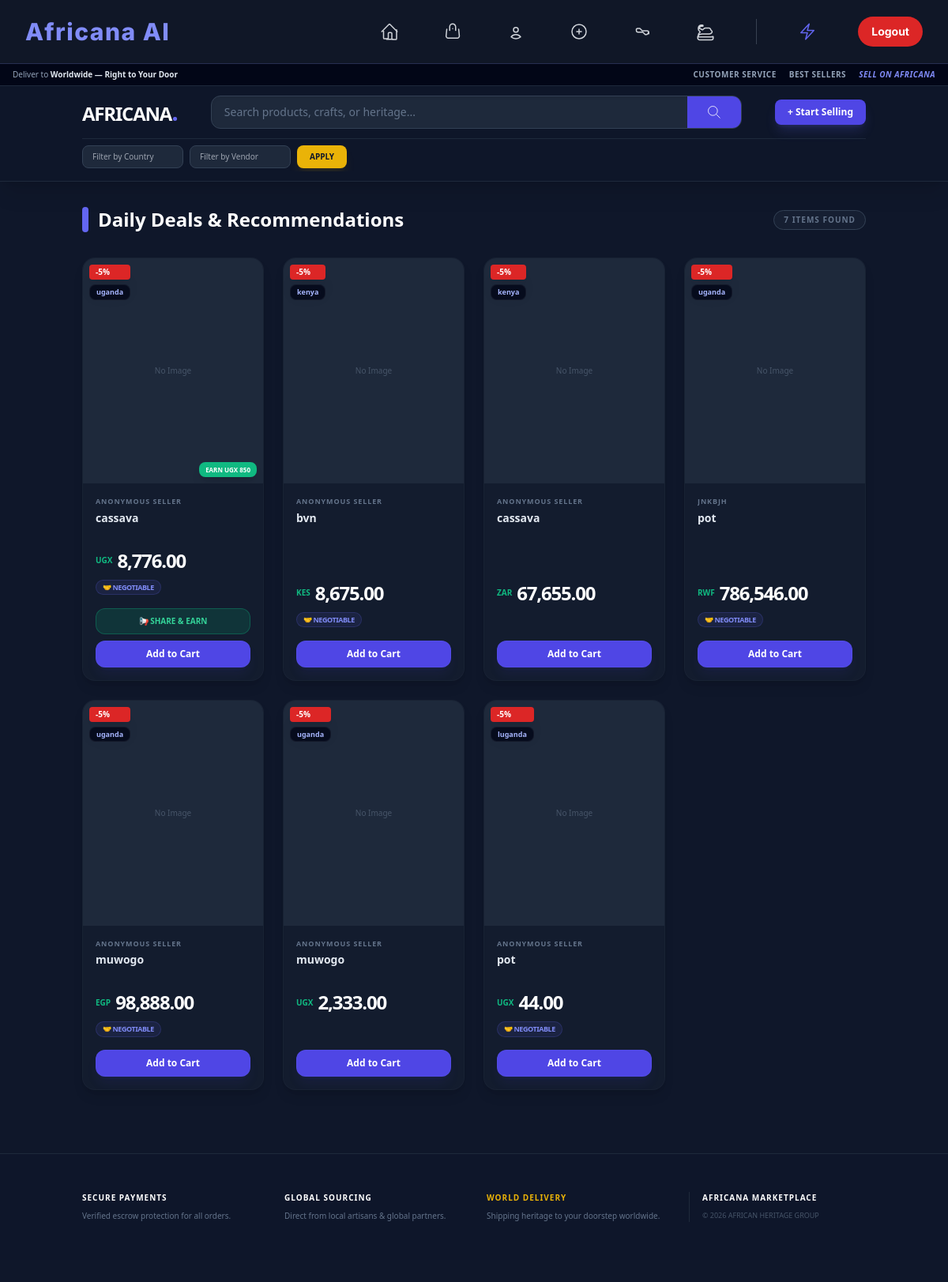
The page /eshop/ (signed in) on the database its author committed.
### eshop/models.py (models this page shows, shortened)
class Product(models.Model):
    SOURCE_CHOICES = [
        ('local', 'Local Marketplace'),
        ('aliexpress', 'AliExpress'),
        ('jumia', 'Jumia'),
    ]
    source = models.CharField(
        max_length=20,
        choices=SOURCE_CHOICES,
        default='local',
        db_index=True,
        help_text="Where this product originates from."
    )
    external_id = models.CharField(
        max_length=200,
        blank=True,
        null=True,
        db_index=True,
        help_text="ID from external marketplace (e.g., AliExpress productId, Jumia SKU)"
    )
    affiliate_url = models.URLField(
        max_length=1000,
        blank=True,
        null=True,
        help_text="Affiliate link to redirect buyers to external marketplace"
    )
    image_url = models.URLField(
        blank=True,
        null=True,
        help_text="Direct URL for images from external marketplaces"
    )
    last_synced = models.DateTimeField(auto_now=True, help_text="Last time this product was updated via API")
    image = CloudinaryField('image', blank=True, null=True)
    video = CloudinaryField('video', resource_type='video', blank=True, null=True)
    negotiated_price = models.DecimalField(max_digits=10, decimal_places=2, null=True, blank=True)
    is_negotiable = models.BooleanField(default=False)
    name = models.CharField(max_length=200)
    slug = models.SlugField(max_length=100, unique=True, blank=True)
    description = models.TextField()
    price = models.DecimalField(max_digits=10, decimal_places=2, null=True, blank=True)
    referral_commission = models.DecimalField(
        max_digits=10,
        decimal_places=2,
        default=0.00,
        help_text="The amount paid to the referrer upon a successful sale."
    )
    CURRENCY_CHOICES = [
        ('UGX', 'UGX (Ugandan Shilling)'),
        ('USD', 'USD (US Dollar)'),
        ('KES', 'KES (Kenyan Shilling)'),
        ('NGN', 'NGN (Nigerian Naira)'),
        ('GHS', 'GHS (Ghanaian Cedi)'),
        ('ZAR', 'ZAR (South African Rand)'),
        ('TZS', 'TZS (Tanzanian Shilling)'),
        ('RWF', 'RWF (Rwandan Franc)'),
        ('EGP', 'EGP (Egyptian Pound)'),
    ]
    currency = models.CharField(max_length=3, choices=CURRENCY_CHOICES, default='UGX')
    country = models.CharField(max_length=50)
    vendor_name = models.CharField(max_length=100, default='Anonymous Seller')
    whatsapp_number = models.CharField(max_length=20, blank=True, null=True)
    tiktok_url = models.URLField(max_length=200, null=True, blank=True)
    def get_currency_code(self):
        if self.currency and self.currency != 'UGX':
            return self.currency
        currency_map = {
            'Uganda': 'UGX', 'Kenya': 'KES', 'Tanzania': 'TZS',
            'Rwanda': 'RWF', 'Nigeria': 'NGN', 'Ghana': 'GHS',
            'South Africa': 'ZAR', 'Egypt': 'EGP', 'Zimbabwe': 'USD', 'USA': 'USD',
        }
        return currency_map.get(self.country, self.currency)
    class Meta:
        ordering = ['name']
        constraints = [
            models.UniqueConstraint(
                fields=['source', 'external_id'],
                name='unique_product_per_source',
                condition=models.Q(external_id__isnull=False)
            )
        ]

### eshop/views.py (the view, shortened to what this page needs)
# urls.py: path('', views.product_list, name='product_list'),
@login_required
def product_list(request):
    referrer = request.GET.get('ref')
    products = Product.objects.all().order_by('-id')
    search_query = request.GET.get('search', '').strip()
    country_query = request.GET.get('country', '').strip()
    vendor_query = request.GET.get('vendor', '').strip()
    if search_query:
        products = products.filter(name__icontains=search_query)
    if country_query:
        products = products.filter(country__icontains=country_query)
    if vendor_query:
        products = products.filter(vendor_name__icontains=vendor_query)
    cart = get_user_cart(request)
    cart_total = cart.cart_total if cart and cart.items.exists() else 0
    return render(request, 'eshop/product_list.html', {
        'products': products,
        'cart': cart,
        'cart_total': cart_total,
        'search_query': search_query,
        'country_query': country_query,
        'vendor_query': vendor_query,
    })

### eshop/templates/eshop/product_list.html (shortened to what this page needs)
{% extends "base.html" %}
{% load static %}
{% load cloudinary %}
{% load humanize %}
{% block content %}
<div class="bg-[#0f172a] min-h-screen text-slate-200 font-sans">
    <div class="bg-slate-950 text-slate-400 text-[10px] py-1.5 px-4 hidden md:flex justify-between items-center border-b border-slate-800">
        <div class="flex gap-4">
            <span>Deliver to <span class="text-slate-200 font-bold">Worldwide — Right to Your Door</span></span>
        </div>
        <div class="flex gap-4 uppercase tracking-wider font-semibold">
            <a href="#" class="hover:text-white transition-colors">Customer Service</a>
            <a href="#" class="hover:text-white transition-colors">Best Sellers</a>
            <a href="{% url 'eshop:add_product' %}" class="text-indigo-400 font-bold hover:text-indigo-300 italic">Sell on Africana</a>
        </div>
    </div>
    <header class="bg-slate-900/95 border-b border-slate-800 sticky top-0 z-50 backdrop-blur-md shadow-xl">
        <div class="container mx-auto px-4 py-3">
            <div class="flex items-center justify-between gap-4 mb-3">
                <a href="{% url 'eshop:product_list' %}" class="flex items-center gap-1 group whitespace-nowrap">
                    <h1 class="text-xl sm:text-2xl font-black tracking-tighter uppercase text-white">
                        Africana<span class="text-indigo-500 text-3xl">.</span>
                    </h1>
                </a>
                <form method="GET" action="{% url 'eshop:product_list' %}" class="hidden md:flex flex-grow max-w-2xl">
                    <div class="flex w-full group rounded-xl overflow-hidden focus-within:ring-2 focus-within:ring-indigo-500 bg-slate-800 border border-slate-700 shadow-inner">
                        <input type="text" name="search" value="{{ search_query|default:'' }}" placeholder="Search products, crafts, or heritage..."
                               class="w-full bg-transparent text-white text-sm py-2.5 px-4 outline-none placeholder-slate-500">
                        <button type="submit" class="bg-indigo-600 hover:bg-indigo-500 px-6 transition-all">
                            <svg class="w-5 h-5 text-white" fill="none" stroke="currentColor" viewBox="0 0 24 24"><path d="M21 21l-6-6m2-5a7 7 0 11-14 0 7 7 0 0114 0z"></path></svg>
                        </button>
                    </div>
                </form>
                <div class="flex items-center gap-2 sm:gap-4">
                    <a href="{% url 'eshop:add_product' %}" class="bg-indigo-600 hover:bg-indigo-500 text-white text-[10px] sm:text-xs font-bold py-2 px-4 rounded-lg transition-all active:scale-95 shadow-lg shadow-indigo-500/20">
                        + Start Selling
                    </a>
                </div>
            </div>
            <div class="flex items-center gap-2 overflow-x-auto pb-1 no-scrollbar border-t border-slate-800 pt-2 mt-2">
                <form method="GET" class="flex gap-2">
                    <input type="text" name="country" value="{{ country_query|default:'' }}" placeholder="Filter by Country"
                           class="bg-slate-800 border border-slate-700 text-white text-[10px] rounded-lg py-1.5 px-3 w-32 focus:ring-2 focus:ring-indigo-500 outline-none">
                    <input type="text" name="vendor" value="{{ vendor_query|default:'' }}" placeholder="Filter by Vendor"
                           class="bg-slate-800 border border-slate-700 text-white text-[10px] rounded-lg py-1.5 px-3 w-32 focus:ring-2 focus:ring-indigo-500 outline-none">
                    <button type="submit" class="bg-yellow-500 hover:bg-yellow-400 text-slate-900 px-4 py-1.5 rounded-lg font-bold text-[10px] uppercase shadow-lg shadow-yellow-500/10">
                        Apply
                    </button>
                </form>
            </div>
        </div>
    </header>
    <div class="container mx-auto px-4 py-8">
        <div class="flex items-center justify-between mb-8">
            <h3 class="text-lg sm:text-2xl font-black text-white flex items-center gap-3">
                <span class="w-2 h-8 bg-indigo-500 rounded-full"></span>
                Daily Deals & Recommendations
            </h3>
            <span class="text-[10px] text-slate-500 font-bold uppercase tracking-widest bg-slate-800/50 px-3 py-1 rounded-full border border-slate-700">
                {{ products|length }} Items Found
            </span>
        </div>
        <div class="grid grid-cols-2 md:grid-cols-3 lg:grid-cols-4 xl:grid-cols-5 gap-3 sm:gap-6">
            {% for product in products %}
            <div class="group bg-slate-800/30 rounded-2xl border border-slate-800/50 hover:border-indigo-500/50 hover:bg-slate-800/60 transition-all duration-300 flex flex-col relative overflow-hidden shadow-lg">
                <a href="{% url 'eshop:product_detail' product.slug %}" class="block relative aspect-[4/5] overflow-hidden bg-slate-900">
                    {% if product.source == 'aliexpress' and product.image_url %}
                        <img src="{{ product.image_url }}" alt="{{ product.name }}" class="w-full h-full object-cover transition-transform duration-700 group-hover:scale-105 opacity-90 group-hover:opacity-100">
                    {% else %}
                        <div class="w-full h-full flex items-center justify-center bg-slate-800 text-slate-600 text-[10px]">No Image</div>
                    {% endif %}
                    <div class="absolute top-2 left-2 flex flex-col gap-1.5">
                        <span class="bg-red-600 text-white px-2 py-0.5 rounded text-[10px] font-black uppercase shadow-xl">-5%</span>
                        {% if product.source == 'aliexpress' %}
                            <span class="bg-orange-600 text-white px-2 py-0.5 rounded-lg text-[9px] font-bold border border-white/5">AliExpress</span>
                        {% else %}
                            <span class="bg-slate-950/80 backdrop-blur-md px-2 py-0.5 rounded-lg text-[9px] font-bold text-indigo-300 border border-white/5">
                                {{ product.country|default:"African Heritage" }}
                            </span>
                        {% endif %}
                    </div>
                    {% if product.referral_commission > 0 %}
                    <div class="absolute bottom-2 right-2">
                        <span class="bg-emerald-500 text-white px-2 py-1 rounded-lg text-[8px] font-black uppercase shadow-lg animate-pulse">
                            Earn {{ product.get_currency_code }} {{ product.referral_commission|floatformat:0 }}
                        </span>
                    </div>
                    {% endif %}
                </a>
                <div class="p-3 sm:p-4 flex flex-col flex-grow">
                    <p class="text-[9px] text-slate-500 font-bold uppercase tracking-widest mb-1 truncate">
                        {% if product.source == 'aliexpress' %}Global Partner{% else %}{{ product.vendor_name|default:"Local Artisan" }}{% endif %}
                    </p>
                    <a href="{% url 'eshop:product_detail' product.slug %}" class="block mb-2">
                        <h3 class="text-xs sm:text-sm font-bold text-slate-200 line-clamp-2 leading-tight group-hover:text-indigo-400 transition-colors h-8 sm:h-10">
                            {{ product.name }}
                        </h3>
                    </a>
                    <div class="mt-auto">
                        <div class="space-y-0.5 mb-2">
                            <div class="flex items-center gap-1.5">
                                <span class="text-[10px] font-bold text-emerald-500">{{ product.get_currency_code|default:"KES" }}</span>
                                <span class="text-lg sm:text-2xl font-black text-white tracking-tighter">{{ product.price|intcomma }}</span>
                            </div>
                        </div>
                        <div class="mt-2 min-h-[20px] flex items-center gap-2">
                            {% if product.source == 'aliexpress' %}
                                <span class="text-[8px] sm:text-[9px] font-bold text-orange-400 bg-orange-500/10 px-2 py-0.5 rounded-full border border-orange-500/20 uppercase tracking-tighter">
                                    ✈️ Worldwide Shipping
                                </span>
                            {% elif product.is_negotiable %}
                                <span class="text-[8px] sm:text-[9px] font-bold text-indigo-400 bg-indigo-500/10 px-2 py-0.5 rounded-full border border-indigo-500/20 uppercase tracking-tighter">
                                    🤝 Negotiable
                                </span>
                            {% endif %}
                        </div>
                        <div class="flex flex-col gap-2 mt-4">
                            {% if user.is_authenticated and product.referral_commission > 0 %}
                            <button
                                type="button"
                                data-url="{{ request.scheme }}://{{ request.get_host }}{% url 'eshop:product_detail' product.slug %}?ref={{ user.username }}"
                                onclick="copyRefLink(this)"
                                class="w-full bg-emerald-600/20 text-emerald-400 border border-emerald-500/30 py-2 rounded-xl text-[10px] font-bold hover:bg-emerald-600 hover:text-white transition-all">
                                📢 SHARE & EARN
                            </button>
                            {% endif %}
                            {% if product.source == 'aliexpress' %}
                                <a href="{{ product.affiliate_url }}" target="_blank" rel="nofollow" class="w-full block text-center bg-orange-500 hover:bg-orange-600 text-white py-2 rounded-xl text-[10px] sm:text-xs font-bold transition-all border border-orange-500/20 active:scale-95 shadow-lg shadow-orange-600/10">
                                    Buy on AliExpress
                                </a>
                            {% else %}
                                <a href="{% url 'eshop:add_to_cart' product.id %}" class="w-full block text-center bg-indigo-600 hover:bg-indigo-500 text-white py-2 rounded-xl text-[10px] sm:text-xs font-bold transition-all border border-indigo-500/20 active:scale-95 shadow-lg shadow-indigo-600/10">
                                    Add to Cart
                                </a>
                            {% endif %}
                        </div>
                    </div>
                </div>
            </div>
            {% endfor %}
        </div>
    </div>
    <div class="bg-slate-900/50 border-t border-slate-800 py-12 mt-12">
        <div class="container mx-auto px-4 grid grid-cols-1 sm:grid-cols-4 gap-8 text-center sm:text-left">
            <div class="flex flex-col items-center sm:items-start gap-2">
                <h4 class="font-bold text-white text-[10px] uppercase tracking-widest text-indigo-500">Secure Payments</h4>
                <p class="text-[10px] text-slate-500">Verified escrow protection for all orders.</p>
            </div>
            <div class="flex flex-col items-center sm:items-start gap-2">
                <h4 class="font-bold text-white text-[10px] uppercase tracking-widest text-emerald-500">Global Sourcing</h4>
                <p class="text-[10px] text-slate-500">Direct from local artisans & global partners.</p>
            </div>
            <div class="flex flex-col items-center sm:items-start gap-2">
                <h4 class="font-bold text-white text-[10px] uppercase tracking-widest text-yellow-500">World Delivery</h4>
                <p class="text-[10px] text-slate-500">Shipping heritage to your doorstep worldwide.</p>
            </div>
            <div class="flex flex-col items-center sm:items-start gap-2 border-l border-slate-800 pl-4 hidden sm:flex">
                <h4 class="font-bold text-white text-[10px] uppercase tracking-widest">Africana Marketplace</h4>
                <p class="text-[9px] text-slate-600 uppercase">© 2026 African Heritage Group</p>
            </div>
        </div>
    </div>
</div>
{% endblock %}

### rows shown on the page
Product: source "No Image", country "uganda", get_currency_code "UGX", referral_commission "850", vendor_name "ANONYMOUS SELLER", name "cassava", price "8,776.00"
Product: source "No Image", country "kenya", vendor_name "ANONYMOUS SELLER", name "bvn", get_currency_code "KES", price "8,675.00"
Product: source "No Image", country "kenya", vendor_name "ANONYMOUS SELLER", name "cassava", get_currency_code "ZAR", price "67,655.00"
Product: source "No Image", country "uganda", vendor_name "JNKBJH", name "pot", get_currency_code "RWF", price "786,546.00"
Product: source "No Image", country "uganda", vendor_name "ANONYMOUS SELLER", name "muwogo", get_currency_code "EGP", price "98,888.00"
Product: source "No Image", country "uganda", vendor_name "ANONYMOUS SELLER", name "muwogo", get_currency_code "UGX", price "2,333.00"
Product: source "No Image", country "luganda", vendor_name "ANONYMOUS SELLER", name "pot", get_currency_code "UGX", price "44.00"

### other values the page prints
{{ products|length }} "7"
